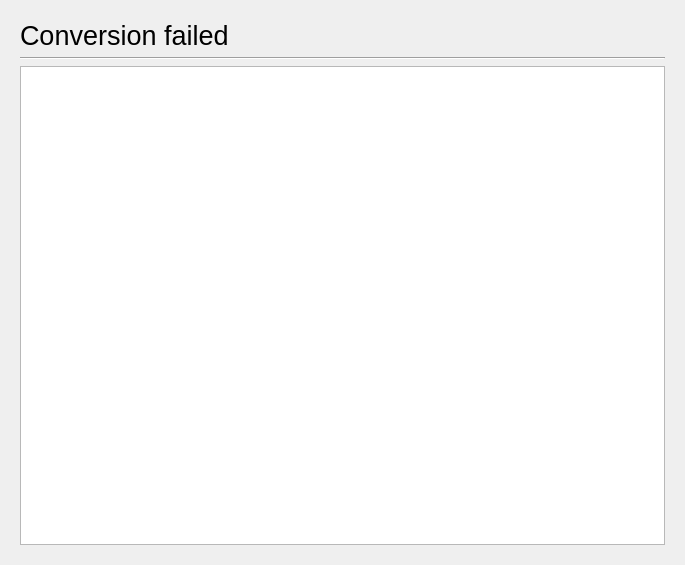
<?xml version="1.0" encoding="UTF-8"?>
<ui version="4.0">
 <class>UIView</class>
 <widget class="QDialog" name="UIView">
  <property name="geometry">
   <rect>
    <x>0</x>
    <y>0</y>
    <width>685</width>
    <height>565</height>
   </rect>
  </property>
  <property name="font">
   <font>
    <pointsize>10</pointsize>
   </font>
  </property>
  <property name="windowTitle">
   <string>PMConverter</string>
  </property>
  <layout class="QHBoxLayout" name="horizontalLayout_2">
   <item>
    <widget class="QStackedWidget" name="pagesMain">
     <property name="sizePolicy">
      <sizepolicy hsizetype="Preferred" vsizetype="Preferred">
       <horstretch>0</horstretch>
       <verstretch>3</verstretch>
      </sizepolicy>
     </property>
     <property name="currentIndex">
      <number>4</number>
     </property>
     <widget class="QWidget" name="StartPage">
      <layout class="QVBoxLayout" name="verticalLayout">
       <item>
        <layout class="QHBoxLayout" name="horizontalLayout_4">
         <item>
          <widget class="QLabel" name="lblWelcome_Title">
           <property name="font">
            <font>
             <kerning>false</kerning>
            </font>
           </property>
           <property name="text">
            <string>&lt;html&gt;&lt;head/&gt;&lt;body&gt;&lt;p&gt;&lt;span style=&quot; font-size:20pt;&quot;&gt;Welcome!&lt;/span&gt;&lt;/p&gt;&lt;/body&gt;&lt;/html&gt;</string>
           </property>
          </widget>
         </item>
         <item>
          <spacer name="horizontalSpacer_2">
           <property name="orientation">
            <enum>Qt::Horizontal</enum>
           </property>
           <property name="sizeHint" stdset="0">
            <size>
             <width>40</width>
             <height>20</height>
            </size>
           </property>
          </spacer>
         </item>
        </layout>
       </item>
       <item>
        <widget class="Line" name="line">
         <property name="orientation">
          <enum>Qt::Horizontal</enum>
         </property>
        </widget>
       </item>
       <item>
        <spacer name="verticalSpacer">
         <property name="orientation">
          <enum>Qt::Vertical</enum>
         </property>
         <property name="sizeHint" stdset="0">
          <size>
           <width>20</width>
           <height>193</height>
          </size>
         </property>
        </spacer>
       </item>
       <item>
        <widget class="QLabel" name="lblWelcome_Message">
         <property name="text">
          <string>&lt;html&gt;&lt;head/&gt;&lt;body&gt;&lt;p align=&quot;center&quot;&gt;&lt;span style=&quot; font-size:16pt;&quot;&gt;Welcome to PMConverter!&lt;/span&gt;&lt;/p&gt;&lt;/body&gt;&lt;/html&gt;</string>
         </property>
        </widget>
       </item>
       <item>
        <spacer name="verticalSpacer_2">
         <property name="orientation">
          <enum>Qt::Vertical</enum>
         </property>
         <property name="sizeHint" stdset="0">
          <size>
           <width>20</width>
           <height>194</height>
          </size>
         </property>
        </spacer>
       </item>
       <item>
        <layout class="QHBoxLayout" name="horizontalLayout_3">
         <item>
          <spacer name="horizontalSpacer">
           <property name="orientation">
            <enum>Qt::Horizontal</enum>
           </property>
           <property name="sizeHint" stdset="0">
            <size>
             <width>40</width>
             <height>20</height>
            </size>
           </property>
          </spacer>
         </item>
         <item>
          <widget class="QCommandLinkButton" name="cmdStep0_Start">
           <property name="maximumSize">
            <size>
             <width>100</width>
             <height>50</height>
            </size>
           </property>
           <property name="text">
            <string>Start</string>
           </property>
           <property name="autoDefault">
            <bool>true</bool>
           </property>
           <property name="default">
            <bool>false</bool>
           </property>
          </widget>
         </item>
        </layout>
       </item>
      </layout>
     </widget>
     <widget class="QWidget" name="pageStep1">
      <layout class="QVBoxLayout" name="verticalLayout_2">
       <item>
        <layout class="QHBoxLayout" name="horizontalLayout_5">
         <item>
          <widget class="QLabel" name="lblStep1_Title">
           <property name="text">
            <string>&lt;html&gt;&lt;head/&gt;&lt;body&gt;&lt;p&gt;&lt;span style=&quot; font-size:20pt;&quot;&gt;Step 1: Select a file...&lt;/span&gt;&lt;/p&gt;&lt;/body&gt;&lt;/html&gt;</string>
           </property>
          </widget>
         </item>
         <item>
          <spacer name="horizontalSpacer_3">
           <property name="orientation">
            <enum>Qt::Horizontal</enum>
           </property>
           <property name="sizeHint" stdset="0">
            <size>
             <width>40</width>
             <height>20</height>
            </size>
           </property>
          </spacer>
         </item>
        </layout>
       </item>
       <item>
        <widget class="Line" name="line_2">
         <property name="orientation">
          <enum>Qt::Horizontal</enum>
         </property>
        </widget>
       </item>
       <item>
        <spacer name="verticalSpacer_3">
         <property name="orientation">
          <enum>Qt::Vertical</enum>
         </property>
         <property name="sizeHint" stdset="0">
          <size>
           <width>20</width>
           <height>158</height>
          </size>
         </property>
        </spacer>
       </item>
       <item>
        <layout class="QHBoxLayout" name="horizontalLayout_7">
         <item>
          <spacer name="horizontalSpacer_5">
           <property name="orientation">
            <enum>Qt::Horizontal</enum>
           </property>
           <property name="sizeType">
            <enum>QSizePolicy::Preferred</enum>
           </property>
           <property name="sizeHint" stdset="0">
            <size>
             <width>70</width>
             <height>20</height>
            </size>
           </property>
          </spacer>
         </item>
         <item>
          <layout class="QFormLayout" name="frmLayoutStep1">
           <property name="fieldGrowthPolicy">
            <enum>QFormLayout::AllNonFixedFieldsGrow</enum>
           </property>
           <property name="rowWrapPolicy">
            <enum>QFormLayout::DontWrapRows</enum>
           </property>
           <property name="labelAlignment">
            <set>Qt::AlignRight|Qt::AlignTrailing|Qt::AlignVCenter</set>
           </property>
           <item row="0" column="0">
            <widget class="QLabel" name="lblStep1_InputFile">
             <property name="text">
              <string>I want to convert:</string>
             </property>
             <property name="margin">
              <number>5</number>
             </property>
            </widget>
           </item>
           <item row="0" column="1">
            <layout class="QHBoxLayout" name="horizontalLayout">
             <item>
              <widget class="QLineEdit" name="lineEditStep1_InputFilename">
               <property name="sizePolicy">
                <sizepolicy hsizetype="MinimumExpanding" vsizetype="Fixed">
                 <horstretch>3</horstretch>
                 <verstretch>0</verstretch>
                </sizepolicy>
               </property>
               <property name="minimumSize">
                <size>
                 <width>300</width>
                 <height>0</height>
                </size>
               </property>
               <property name="readOnly">
                <bool>true</bool>
               </property>
              </widget>
             </item>
             <item>
              <widget class="QPushButton" name="btnStep1_InputFile">
               <property name="text">
                <string>File...</string>
               </property>
               <property name="default">
                <bool>false</bool>
               </property>
              </widget>
             </item>
            </layout>
           </item>
           <item row="1" column="0">
            <widget class="QLabel" name="lblStep1_InputFormat">
             <property name="text">
              <string>From:</string>
             </property>
             <property name="margin">
              <number>5</number>
             </property>
            </widget>
           </item>
           <item row="2" column="0">
            <widget class="QLabel" name="lblStep1_OutputFormat">
             <property name="text">
              <string>To:</string>
             </property>
             <property name="margin">
              <number>5</number>
             </property>
            </widget>
           </item>
           <item row="3" column="1">
            <widget class="QCheckBox" name="chkStep1_ExcelExtendedVersion">
             <property name="enabled">
              <bool>false</bool>
             </property>
             <property name="text">
              <string>Extended version</string>
             </property>
            </widget>
           </item>
           <item row="1" column="1">
            <layout class="QHBoxLayout" name="horizontalLayout_21">
             <item>
              <widget class="QComboBox" name="ddlStep1_InputFormat">
               <property name="enabled">
                <bool>false</bool>
               </property>
               <property name="sizePolicy">
                <sizepolicy hsizetype="Preferred" vsizetype="Fixed">
                 <horstretch>0</horstretch>
                 <verstretch>0</verstretch>
                </sizepolicy>
               </property>
               <property name="minimumSize">
                <size>
                 <width>100</width>
                 <height>0</height>
                </size>
               </property>
              </widget>
             </item>
             <item>
              <spacer name="horizontalSpacer_16">
               <property name="orientation">
                <enum>Qt::Horizontal</enum>
               </property>
               <property name="sizeHint" stdset="0">
                <size>
                 <width>40</width>
                 <height>20</height>
                </size>
               </property>
              </spacer>
             </item>
            </layout>
           </item>
           <item row="2" column="1">
            <layout class="QHBoxLayout" name="horizontalLayout_22">
             <item>
              <widget class="QComboBox" name="ddlStep1_OutputFormat">
               <property name="enabled">
                <bool>false</bool>
               </property>
               <property name="minimumSize">
                <size>
                 <width>100</width>
                 <height>0</height>
                </size>
               </property>
              </widget>
             </item>
             <item>
              <spacer name="horizontalSpacer_17">
               <property name="orientation">
                <enum>Qt::Horizontal</enum>
               </property>
               <property name="sizeHint" stdset="0">
                <size>
                 <width>40</width>
                 <height>20</height>
                </size>
               </property>
              </spacer>
             </item>
            </layout>
           </item>
          </layout>
         </item>
         <item>
          <spacer name="horizontalSpacer_6">
           <property name="orientation">
            <enum>Qt::Horizontal</enum>
           </property>
           <property name="sizeType">
            <enum>QSizePolicy::Preferred</enum>
           </property>
           <property name="sizeHint" stdset="0">
            <size>
             <width>70</width>
             <height>20</height>
            </size>
           </property>
          </spacer>
         </item>
        </layout>
       </item>
       <item>
        <spacer name="verticalSpacer_4">
         <property name="orientation">
          <enum>Qt::Vertical</enum>
         </property>
         <property name="sizeHint" stdset="0">
          <size>
           <width>20</width>
           <height>160</height>
          </size>
         </property>
        </spacer>
       </item>
       <item>
        <layout class="QHBoxLayout" name="horizontalLayout_6">
         <item>
          <spacer name="horizontalSpacer_4">
           <property name="orientation">
            <enum>Qt::Horizontal</enum>
           </property>
           <property name="sizeHint" stdset="0">
            <size>
             <width>40</width>
             <height>20</height>
            </size>
           </property>
          </spacer>
         </item>
         <item>
          <widget class="QCommandLinkButton" name="cmdStep1_Next">
           <property name="enabled">
            <bool>false</bool>
           </property>
           <property name="maximumSize">
            <size>
             <width>100</width>
             <height>50</height>
            </size>
           </property>
           <property name="layoutDirection">
            <enum>Qt::LeftToRight</enum>
           </property>
           <property name="text">
            <string>Next</string>
           </property>
          </widget>
         </item>
        </layout>
       </item>
      </layout>
     </widget>
     <widget class="QWidget" name="pageStep2">
      <layout class="QVBoxLayout" name="verticalLayout_7">
       <item>
        <layout class="QHBoxLayout" name="horizontalLayout_8">
         <item>
          <widget class="QLabel" name="lblStep2_Title">
           <property name="text">
            <string>&lt;html&gt;&lt;head/&gt;&lt;body&gt;&lt;p&gt;&lt;span style=&quot; font-size:20pt;&quot;&gt;Step 2: add visualisations&lt;/span&gt;&lt;/p&gt;&lt;/body&gt;&lt;/html&gt;</string>
           </property>
          </widget>
         </item>
         <item>
          <spacer name="horizontalSpacer_7">
           <property name="orientation">
            <enum>Qt::Horizontal</enum>
           </property>
           <property name="sizeHint" stdset="0">
            <size>
             <width>40</width>
             <height>20</height>
            </size>
           </property>
          </spacer>
         </item>
        </layout>
       </item>
       <item>
        <widget class="Line" name="line_3">
         <property name="orientation">
          <enum>Qt::Horizontal</enum>
         </property>
        </widget>
       </item>
       <item>
        <layout class="QHBoxLayout" name="horizontalLayout_18">
         <item>
          <layout class="QVBoxLayout" name="verticalLayout_4">
           <item>
            <widget class="QListWidget" name="listStep2_ChosenVisualisations">
             <property name="font">
              <font>
               <pointsize>12</pointsize>
              </font>
             </property>
             <property name="spacing">
              <number>0</number>
             </property>
            </widget>
           </item>
           <item>
            <layout class="QHBoxLayout" name="horizontalLayout_14">
             <item>
              <widget class="QPushButton" name="btnStep2_ImportSettings">
               <property name="text">
                <string>Import</string>
               </property>
              </widget>
             </item>
             <item>
              <widget class="QPushButton" name="btnStep2_ExportSettings">
               <property name="text">
                <string>Export</string>
               </property>
              </widget>
             </item>
            </layout>
           </item>
          </layout>
         </item>
         <item>
          <layout class="QVBoxLayout" name="verticalLayout_3">
           <item>
            <layout class="QHBoxLayout" name="horizontalLayout_11">
             <item>
              <widget class="Custom_QComboBox" name="ddlStep2_VisualisationType"/>
             </item>
            </layout>
           </item>
           <item>
            <widget class="QGroupBox" name="grpbxStep2_VisualisationDescription">
             <property name="sizePolicy">
              <sizepolicy hsizetype="Preferred" vsizetype="MinimumExpanding">
               <horstretch>0</horstretch>
               <verstretch>0</verstretch>
              </sizepolicy>
             </property>
             <property name="minimumSize">
              <size>
               <width>0</width>
               <height>100</height>
              </size>
             </property>
             <property name="title">
              <string>Title of the chosen visualisation</string>
             </property>
             <layout class="QVBoxLayout" name="verticalLayout_9">
              <item>
               <widget class="QLabel" name="lblStep2_VisualisationDescription">
                <property name="enabled">
                 <bool>false</bool>
                </property>
                <property name="text">
                 <string>&lt;html&gt;&lt;head/&gt;&lt;body&gt;&lt;p&gt;&lt;span style=&quot; font-size:10pt;&quot;&gt;Description of the chosen visualisation&lt;/span&gt;&lt;/p&gt;&lt;/body&gt;&lt;/html&gt;</string>
                </property>
               </widget>
              </item>
             </layout>
            </widget>
           </item>
           <item>
            <widget class="QGroupBox" name="grpbxStep2_VisualisationParameters">
             <property name="sizePolicy">
              <sizepolicy hsizetype="MinimumExpanding" vsizetype="MinimumExpanding">
               <horstretch>0</horstretch>
               <verstretch>0</verstretch>
              </sizepolicy>
             </property>
             <property name="minimumSize">
              <size>
               <width>350</width>
               <height>200</height>
              </size>
             </property>
             <property name="title">
              <string>Parameters</string>
             </property>
             <layout class="QVBoxLayout" name="verticalLayout_10">
              <item>
               <widget class="QLabel" name="lblStep2_Param_NoParams">
                <property name="enabled">
                 <bool>false</bool>
                </property>
                <property name="text">
                 <string>&lt;html&gt;&lt;head/&gt;&lt;body&gt;&lt;p align=&quot;center&quot;&gt;&lt;span style=&quot; font-size:10pt;&quot;&gt;No parameters to show&lt;/span&gt;&lt;/p&gt;&lt;/body&gt;&lt;/html&gt;</string>
                </property>
                <property name="alignment">
                 <set>Qt::AlignCenter</set>
                </property>
               </widget>
              </item>
              <item>
               <layout class="QFormLayout" name="formLayout">
                <property name="fieldGrowthPolicy">
                 <enum>QFormLayout::AllNonFixedFieldsGrow</enum>
                </property>
                <item row="0" column="0">
                 <widget class="QLabel" name="lblStep2_Param_LevelOfDetail">
                  <property name="text">
                   <string>Level of detail: </string>
                  </property>
                  <property name="margin">
                   <number>3</number>
                  </property>
                 </widget>
                </item>
                <item row="0" column="1">
                 <widget class="QComboBox" name="ddlStep2_Param_LevelOfDetail"/>
                </item>
                <item row="1" column="0">
                 <widget class="QCheckBox" name="chkStep2_Param_RelativeValues">
                  <property name="text">
                   <string>Use relative values</string>
                  </property>
                 </widget>
                </item>
                <item row="2" column="0">
                 <widget class="QCheckBox" name="chkStep2_Param_AddThreshold">
                  <property name="text">
                   <string>Add threshold to data</string>
                  </property>
                 </widget>
                </item>
                <item row="3" column="0">
                 <widget class="QLabel" name="lblStep2_Param_StartingThreshold">
                  <property name="text">
                   <string>Threshold start value: </string>
                  </property>
                  <property name="margin">
                   <number>3</number>
                  </property>
                 </widget>
                </item>
                <item row="3" column="1">
                 <widget class="QDoubleSpinBox" name="dblspnbxStep2_Param_StartThresholdValue"/>
                </item>
                <item row="5" column="0">
                 <widget class="QLabel" name="lblStep2_Param_EndingThreshold">
                  <property name="text">
                   <string>Threshold end value: </string>
                  </property>
                  <property name="margin">
                   <number>3</number>
                  </property>
                 </widget>
                </item>
                <item row="5" column="1">
                 <widget class="QDoubleSpinBox" name="dblspnbxStep2_Param_EndThresholdValue"/>
                </item>
               </layout>
              </item>
             </layout>
            </widget>
           </item>
           <item>
            <layout class="QHBoxLayout" name="horizontalLayout_13">
             <item>
              <widget class="QLabel" name="lblStep2_ParamsSaved">
               <property name="enabled">
                <bool>false</bool>
               </property>
               <property name="text">
                <string>Saved changes</string>
               </property>
              </widget>
             </item>
             <item>
              <spacer name="horizontalSpacer_10">
               <property name="orientation">
                <enum>Qt::Horizontal</enum>
               </property>
               <property name="sizeHint" stdset="0">
                <size>
                 <width>40</width>
                 <height>20</height>
                </size>
               </property>
              </spacer>
             </item>
             <item>
              <layout class="QHBoxLayout" name="horizontalLayout_10">
               <item>
                <widget class="QPushButton" name="btnStep2_AddVisualisation">
                 <property name="text">
                  <string>Add</string>
                 </property>
                </widget>
               </item>
               <item>
                <widget class="QPushButton" name="btnStep2_DeleteVisualisation">
                 <property name="font">
                  <font>
                   <pointsize>10</pointsize>
                  </font>
                 </property>
                 <property name="text">
                  <string>Delete</string>
                 </property>
                </widget>
               </item>
              </layout>
             </item>
            </layout>
           </item>
           <item>
            <spacer name="verticalSpacer_9">
             <property name="orientation">
              <enum>Qt::Vertical</enum>
             </property>
             <property name="sizeHint" stdset="0">
              <size>
               <width>20</width>
               <height>40</height>
              </size>
             </property>
            </spacer>
           </item>
           <item>
            <layout class="QHBoxLayout" name="horizontalLayout_12">
             <item>
              <spacer name="horizontalSpacer_9">
               <property name="orientation">
                <enum>Qt::Horizontal</enum>
               </property>
               <property name="sizeHint" stdset="0">
                <size>
                 <width>40</width>
                 <height>20</height>
                </size>
               </property>
              </spacer>
             </item>
             <item>
              <widget class="QCommandLinkButton" name="cmdStep2_Convert">
               <property name="maximumSize">
                <size>
                 <width>100</width>
                 <height>50</height>
                </size>
               </property>
               <property name="text">
                <string>Convert</string>
               </property>
              </widget>
             </item>
            </layout>
           </item>
          </layout>
         </item>
        </layout>
       </item>
      </layout>
     </widget>
     <widget class="QWidget" name="pageConverting">
      <layout class="QVBoxLayout" name="verticalLayout_5">
       <item>
        <layout class="QHBoxLayout" name="horizontalLayout_15">
         <item>
          <widget class="QLabel" name="lblConverting_Title">
           <property name="text">
            <string>&lt;html&gt;&lt;head/&gt;&lt;body&gt;&lt;p&gt;&lt;span style=&quot; font-size:20pt;&quot;&gt;Converting...&lt;/span&gt;&lt;/p&gt;&lt;/body&gt;&lt;/html&gt;</string>
           </property>
          </widget>
         </item>
         <item>
          <spacer name="horizontalSpacer_11">
           <property name="orientation">
            <enum>Qt::Horizontal</enum>
           </property>
           <property name="sizeHint" stdset="0">
            <size>
             <width>40</width>
             <height>20</height>
            </size>
           </property>
          </spacer>
         </item>
        </layout>
       </item>
       <item>
        <widget class="Line" name="line_4">
         <property name="orientation">
          <enum>Qt::Horizontal</enum>
         </property>
        </widget>
       </item>
       <item>
        <spacer name="verticalSpacer_5">
         <property name="orientation">
          <enum>Qt::Vertical</enum>
         </property>
         <property name="sizeHint" stdset="0">
          <size>
           <width>20</width>
           <height>142</height>
          </size>
         </property>
        </spacer>
       </item>
       <item>
        <widget class="QLabel" name="lblConverting_Message">
         <property name="text">
          <string>&lt;html&gt;&lt;head/&gt;&lt;body&gt;&lt;p align=&quot;center&quot;&gt;&lt;span style=&quot; font-size:16pt;&quot;&gt;We are converting your file!&lt;/span&gt;&lt;/p&gt;&lt;p align=&quot;center&quot;&gt;&lt;span style=&quot; font-size:16pt;&quot;&gt;&lt;br/&gt;&lt;/span&gt;&lt;/p&gt;&lt;p align=&quot;center&quot;&gt;&lt;span style=&quot; font-size:16pt;&quot;&gt;Please wait a moment...&lt;/span&gt;&lt;/p&gt;&lt;/body&gt;&lt;/html&gt;</string>
         </property>
        </widget>
       </item>
       <item>
        <layout class="QHBoxLayout" name="horizontalLayout_20">
         <item>
          <spacer name="horizontalSpacer_8">
           <property name="orientation">
            <enum>Qt::Horizontal</enum>
           </property>
           <property name="sizeHint" stdset="0">
            <size>
             <width>40</width>
             <height>20</height>
            </size>
           </property>
          </spacer>
         </item>
         <item>
          <widget class="QLabel" name="lblConverting_WaitingSpinner">
           <property name="sizePolicy">
            <sizepolicy hsizetype="Fixed" vsizetype="Fixed">
             <horstretch>0</horstretch>
             <verstretch>0</verstretch>
            </sizepolicy>
           </property>
           <property name="minimumSize">
            <size>
             <width>100</width>
             <height>100</height>
            </size>
           </property>
           <property name="maximumSize">
            <size>
             <width>100</width>
             <height>100</height>
            </size>
           </property>
           <property name="text">
            <string>[WAITING]</string>
           </property>
           <property name="alignment">
            <set>Qt::AlignCenter</set>
           </property>
          </widget>
         </item>
         <item>
          <spacer name="horizontalSpacer_15">
           <property name="orientation">
            <enum>Qt::Horizontal</enum>
           </property>
           <property name="sizeHint" stdset="0">
            <size>
             <width>40</width>
             <height>20</height>
            </size>
           </property>
          </spacer>
         </item>
        </layout>
       </item>
       <item>
        <spacer name="verticalSpacer_6">
         <property name="orientation">
          <enum>Qt::Vertical</enum>
         </property>
         <property name="sizeHint" stdset="0">
          <size>
           <width>20</width>
           <height>142</height>
          </size>
         </property>
        </spacer>
       </item>
      </layout>
     </widget>
     <widget class="QWidget" name="pageConvertingError">
      <layout class="QVBoxLayout" name="verticalLayout_8">
       <item>
        <layout class="QHBoxLayout" name="horizontalLayout_19">
         <item>
          <widget class="QLabel" name="lblConvertingError_Title">
           <property name="text">
            <string>&lt;html&gt;&lt;head/&gt;&lt;body&gt;&lt;p&gt;&lt;span style=&quot; font-size:20pt;&quot;&gt;Conversion failed&lt;/span&gt;&lt;/p&gt;&lt;/body&gt;&lt;/html&gt;</string>
           </property>
          </widget>
         </item>
         <item>
          <spacer name="horizontalSpacer_14">
           <property name="orientation">
            <enum>Qt::Horizontal</enum>
           </property>
           <property name="sizeHint" stdset="0">
            <size>
             <width>40</width>
             <height>20</height>
            </size>
           </property>
          </spacer>
         </item>
        </layout>
       </item>
       <item>
        <widget class="Line" name="line_6">
         <property name="orientation">
          <enum>Qt::Horizontal</enum>
         </property>
        </widget>
       </item>
       <item>
        <widget class="QTextEdit" name="textEdit_errorMessagebox"/>
       </item>
      </layout>
     </widget>
     <widget class="QWidget" name="pageFinished">
      <layout class="QVBoxLayout" name="verticalLayout_6">
       <item>
        <layout class="QHBoxLayout" name="horizontalLayout_16">
         <item>
          <widget class="QLabel" name="lblFinished_Title">
           <property name="text">
            <string>&lt;html&gt;&lt;head/&gt;&lt;body&gt;&lt;p&gt;&lt;span style=&quot; font-size:20pt;&quot;&gt;Done...&lt;/span&gt;&lt;/p&gt;&lt;/body&gt;&lt;/html&gt;</string>
           </property>
          </widget>
         </item>
         <item>
          <spacer name="horizontalSpacer_12">
           <property name="orientation">
            <enum>Qt::Horizontal</enum>
           </property>
           <property name="sizeHint" stdset="0">
            <size>
             <width>40</width>
             <height>20</height>
            </size>
           </property>
          </spacer>
         </item>
        </layout>
       </item>
       <item>
        <widget class="Line" name="line_5">
         <property name="orientation">
          <enum>Qt::Horizontal</enum>
         </property>
        </widget>
       </item>
       <item>
        <spacer name="verticalSpacer_7">
         <property name="orientation">
          <enum>Qt::Vertical</enum>
         </property>
         <property name="sizeHint" stdset="0">
          <size>
           <width>20</width>
           <height>163</height>
          </size>
         </property>
        </spacer>
       </item>
       <item>
        <widget class="QLabel" name="lblFinished_Message">
         <property name="text">
          <string>&lt;html&gt;&lt;head/&gt;&lt;body&gt;&lt;p&gt;&lt;span style=&quot; font-size:16pt;&quot;&gt;Your file is saved to:&lt;/span&gt;&lt;/p&gt;&lt;/body&gt;&lt;/html&gt;</string>
         </property>
         <property name="alignment">
          <set>Qt::AlignCenter</set>
         </property>
         <property name="margin">
          <number>15</number>
         </property>
        </widget>
       </item>
       <item>
        <widget class="QLabel" name="lblFinished_OutputFilename">
         <property name="text">
          <string>&lt;html&gt;&lt;head/&gt;&lt;body&gt;&lt;p&gt;[output filename]&lt;/p&gt;&lt;/body&gt;&lt;/html&gt;</string>
         </property>
         <property name="alignment">
          <set>Qt::AlignCenter</set>
         </property>
         <property name="margin">
          <number>5</number>
         </property>
        </widget>
       </item>
       <item>
        <spacer name="verticalSpacer_8">
         <property name="orientation">
          <enum>Qt::Vertical</enum>
         </property>
         <property name="sizeHint" stdset="0">
          <size>
           <width>20</width>
           <height>162</height>
          </size>
         </property>
        </spacer>
       </item>
       <item>
        <layout class="QHBoxLayout" name="horizontalLayout_17">
         <item>
          <spacer name="horizontalSpacer_13">
           <property name="orientation">
            <enum>Qt::Horizontal</enum>
           </property>
           <property name="sizeHint" stdset="0">
            <size>
             <width>40</width>
             <height>20</height>
            </size>
           </property>
          </spacer>
         </item>
         <item>
          <widget class="QCommandLinkButton" name="cmdFinished_End">
           <property name="maximumSize">
            <size>
             <width>100</width>
             <height>50</height>
            </size>
           </property>
           <property name="text">
            <string>Exit</string>
           </property>
           <property name="default">
            <bool>false</bool>
           </property>
          </widget>
         </item>
        </layout>
       </item>
      </layout>
     </widget>
    </widget>
   </item>
  </layout>
 </widget>
 <customwidgets>
  <customwidget>
   <class>Custom_QComboBox</class>
   <extends>QComboBox</extends>
   <header>customWidgets.custom_QComboBox</header>
  </customwidget>
 </customwidgets>
 <tabstops>
  <tabstop>cmdStep0_Start</tabstop>
  <tabstop>btnStep1_InputFile</tabstop>
  <tabstop>ddlStep1_InputFormat</tabstop>
  <tabstop>ddlStep1_OutputFormat</tabstop>
  <tabstop>chkStep1_ExcelExtendedVersion</tabstop>
  <tabstop>cmdStep1_Next</tabstop>
  <tabstop>ddlStep2_VisualisationType</tabstop>
  <tabstop>ddlStep2_Param_LevelOfDetail</tabstop>
  <tabstop>chkStep2_Param_RelativeValues</tabstop>
  <tabstop>chkStep2_Param_AddThreshold</tabstop>
  <tabstop>dblspnbxStep2_Param_StartThresholdValue</tabstop>
  <tabstop>dblspnbxStep2_Param_EndThresholdValue</tabstop>
  <tabstop>btnStep2_AddVisualisation</tabstop>
  <tabstop>btnStep2_DeleteVisualisation</tabstop>
  <tabstop>btnStep2_ImportSettings</tabstop>
  <tabstop>btnStep2_ExportSettings</tabstop>
  <tabstop>cmdStep2_Convert</tabstop>
  <tabstop>textEdit_errorMessagebox</tabstop>
  <tabstop>cmdFinished_End</tabstop>
  <tabstop>listStep2_ChosenVisualisations</tabstop>
  <tabstop>lineEditStep1_InputFilename</tabstop>
 </tabstops>
 <resources/>
 <connections/>
</ui>
